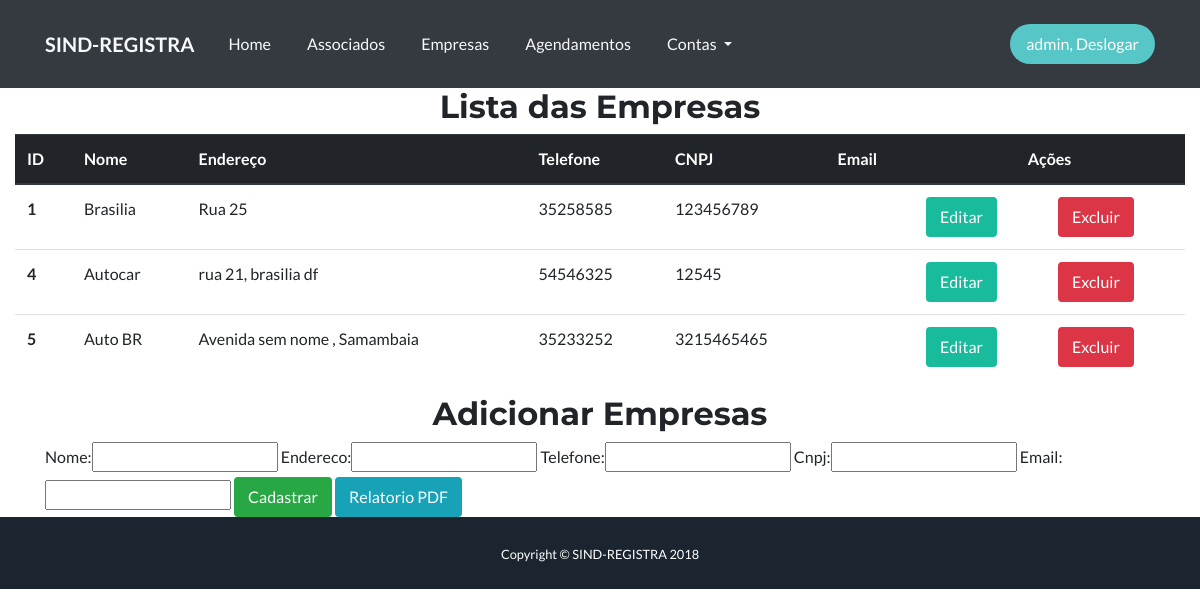
/empresas/ (signed in), run on an earlier commit of the app's database.
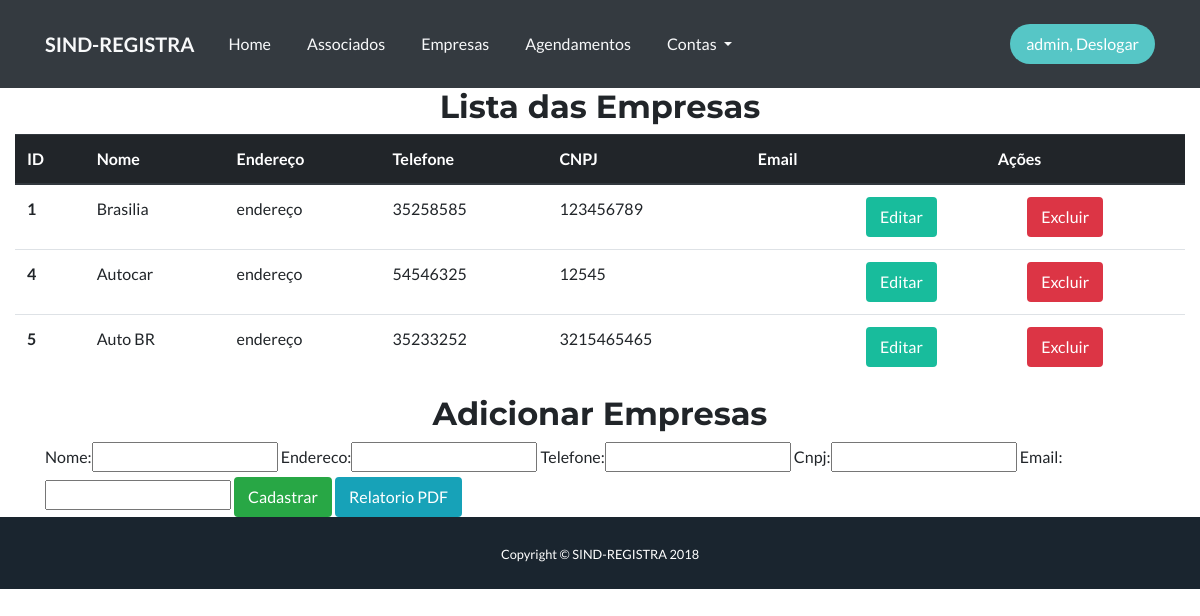
And on a later commit of the database.
### core/models.py (models this page shows, shortened)
class Empresa(models.Model):
    nome = models.CharField(max_length=100)
    endereco= models.CharField(max_length=100)
    telefone = models.CharField(max_length=12)
    cnpj = models.CharField(max_length=15)
    email = models.CharField(max_length=30)

### core/views.py (the view)
# urls.py: path('empresas/', lista_empresas, name = 'core_lista_empresas'),
@login_required
def lista_empresas(request):
    empresas = Empresa.objects.all()
    form = EmpresaForm()
    return render(request, 'core/lista_empresas.html', {'empresas': empresas, 'form': form})

### core/forms.py
class EmpresaForm(ModelForm):
  class Meta:
    model = Empresa
    fields = "__all__"

### core/templates/core/lista_empresas.html (shortened to what this page needs)
{% extends 'base.html' %}
{% load bootstrap %}
{% block conteudo %}
                <div class="col-md-auto">
                                <h2 class="text-center">Lista das Empresas</h2>
                         <table class="table">
                            <thead class="thead-dark">
                               <tr>
                             <th scope="col">ID</th>
                           <th scope="col">Nome</th>
                            <th scope="col">Endereço</th>
                            <th scope="col">Telefone</th>
                           <th scope="col">CNPJ</th>
                           <th scope="col">Email</th>
                           <th colspan = '2' style="text-align:center" scope="col">Ações</th>
                             </tr>
                         </thead>
                         <tbody>
                                 {% for empresa in empresas %}
                                 <tr>
                         <th scope="row">{{empresa.id}}</th>
                         <td>{{empresa.nome}}</td>
                           <td>{{empresa.endereco}}</td>
                            <td>{{empresa.telefone}}</td>
                          <td>{{empresa.cnpj}}</td>
                          <td>{{empresa.email}}</td>
                           <td><a href="{% url 'core_empresa_update' empresa.id %}" class="btn btn-primary">Editar</td>
                      <td><a href="{% url 'core_empresa_delete' empresa.id %}" class="btn btn-danger">Excluir</td>
                          </tr>
                            {% endfor %}
                      </tbody>
                         </table>
                          <div class="container">
                          <div class="row justify-content-md-center">
                          <div class="col-md-auto">
                        <h2 class="text-center">Adicionar Empresas</h2>
                </div>
                </div>
                           <form action="{% url 'core_empresa_novo' %}" method="POST">
                          {{form|bootstrap }}
                           <button type="submit" class="btn btn-success">Cadastrar</button>
                                 <a class="btn btn-info" href="{% url 'relatorio_pdf' %}">Relatorio PDF</a>
                         </form>
         </div>
<!DOCTYPE html>
<html lang="pt-br">
<head>
</head>
<body>
                </div>
</body>
{% endblock conteudo %}

### templates/base.html (shortened to what this page needs)
{% load staticfiles %}
<!DOCTYPE html>
<html>
<head>
    <link rel="stylesheet" href="{% static 'bootstrap/css/bootstrap.min.css' %}">
    <link rel="stylesheet" href="{% static 'font-awesome.min.css' %}">
    <link rel="stylesheet" href="{% static 'css/Navigation-with-Button.css' %}">
</head>
<body id="page-top">
    <div>
        <nav class="navbar navbar-light navbar-expand-md bg-dark navigation-clean-button">
            <div class="container"><a class="navbar-brand text-light" href="/">SIND-REGISTRA</a>
                <div
                    class="collapse navbar-collapse" id="navcol-1">
                    <ul class="nav navbar-nav mr-auto">
                        <li class="nav-item" role="presentation"><a class="nav-link active text-light" href=" ">Home</a></li>
                        <li class="nav-item" role="presentation"><a class="nav-link text-light" href="{% url 'core_lista_associados' %}">Associados</a></li>
                        <li class="nav-item" role="presentation"><a class="nav-link text-light" href="{% url 'core_lista_empresas' %}">Empresas</a></li>
                        <li class="nav-item" role="presentation"><a class="nav-link text-light" href="{% url 'core_lista_agendamento' %}">Agendamentos</a></li>
                        <li class="dropdown nav-item"><a class="dropdown-toggle nav-link text-light" data-toggle="dropdown" aria-expanded="false" href="#">Contas </a>
                        </li>
                    </ul>{% if user.is_authenticated %}<span class="navbar-text actions"> <a class="btn btn-light action-button" role="button" href="{% url 'logout'%}">{{ user }}, Deslogar </a></span>{% endif %}</div>
    </div>
    </nav>
    </div>
    {% block conteudo %}{% endblock conteudo %}
    <div class="copyright py-4 text-center text-white">
        <div class="container"><small>Copyright © SIND-REGISTRA 2018</small></div>
    </div>
</body>
</html>

### static/css/Navigation-with-Button.css (style rules this page uses)
.navigation-clean-button { background: #fff; padding-top: .75rem; padding-bottom: .75rem; color: #333; border-radius: 0; box-shadow: none; border: none; margin-bottom: 0; }
@media (min-width:768px) { .navigation-clean-button { padding-top: 1rem; padding-bottom: 1rem; } }
.navigation-clean-button .navbar-brand { font-weight: bold; color: inherit; }
.navigation-clean-button .navbar-collapse, .navigation-clean-button .form-inline { border-top-color: #ddd; }
.navigation-clean-button .navbar-nav a.active, .navigation-clean-button .navbar-nav > .show > a { background: none; box-shadow: none; }
.navigation-clean-button.navbar-light .navbar-nav a.active, .navigation-clean-button.navbar-light .navbar-nav a.active:focus, .navigation-clean-button.navbar-light .navbar-nav a.active:hover { color: #8f8f8f; box-shadow: none; background: none; pointer-events: none; }
.navigation-clean-button.navbar .navbar-nav .nav-link { padding-left: 18px; padding-right: 18px; }
.navigation-clean-button.navbar-light .navbar-nav .nav-link { color: #465765; }
.navigation-clean-button .navbar-text .action-button, .navigation-clean-button .navbar-text .action-button:active, .navigation-clean-button .navbar-text .action-button:hover { background: #56c6c6; border-radius: 20px; font-size: inherit; color: #fff; box-shadow: none; border: none; text-shadow: none; padding: .5rem 1rem; transition: background-color 0.25s; font-size: inherit; }

What changed in the data, as far as the page shows it:
changed Empresa "Brasilia": endereco "Rua 25" → "endereço"
changed Empresa "Autocar": endereco "rua 21, brasilia df" → "endereço"
changed Empresa "Auto BR": endereco "Avenida sem nome , Samambaia" → "endereço"
